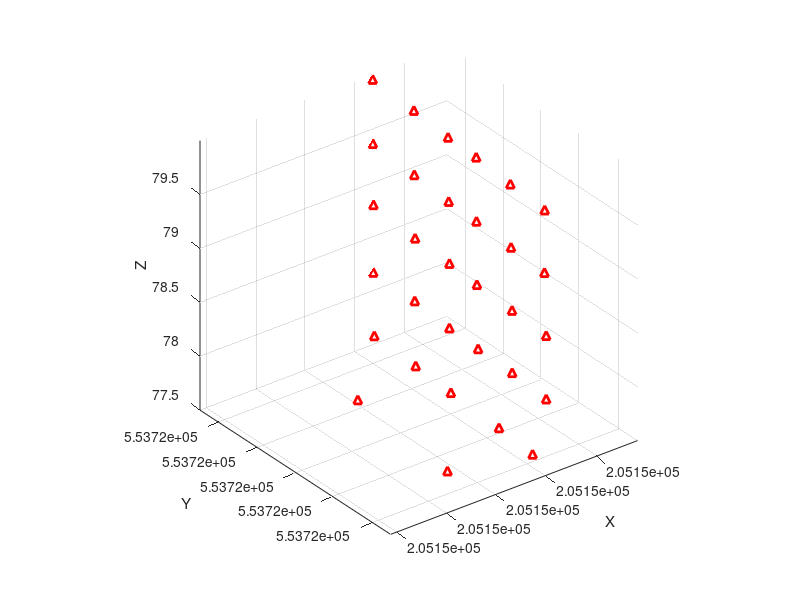

Source code (MATLAB): (Note: this script raises an error after producing the figure.)
clearvars
close all
clc

%% Initialize variables
EO_all=load('EO_opk_test1.txt');

% Visualize GP
gp = load('GP.txt');
plot3(gp(:,2), gp(:,3), gp(:,4), 'r^','LineWidth',2);
view(3)
grid on, axis equal
xlabel('X'), ylabel('Y'), zlabel('Z')
% 
% % Visualize the CS from Photoscan
% hold on;
% for i = 1:size(EO_all)
%     ori = pi / 180 * [EO_all(i, 5) EO_all(i, 6) EO_all(i, 7)];
%     R = Rot3D(ori);
%     vis_coord_system(EO_all(i, 2:4)', R, 5, '', 'r');
% end

p{1} = [205154.2278	553721.761 77.55746]';      % 25
p{2} = [205154.0753	553719.4836	77.56137]';     % 29
p{3} = [205154.2146	553721.7655	79.92669]';     % 1

% Define the normal vector of the plane
v1 = p{2} - p{1};       % x-axis
v2 = p{3} - p{1};       % pseudo y-axis
nv = cross(v1, v2);     % normal vector: z-axis
d = dot(nv, p{1});

% Coordinates in CCS
pixel_size = 0.001419771e-3;    % m/pix
focal_length = 4.4928763627;    % mm
ccs = load('IP.txt');

%% Process
NoGP = size(ccs,1);
IP2GP = zeros(NoGP, 5);

azimuth = -10.532 * pi / 180;
% R matrix Local -> Camera
%Rcl = [1 0 -0.02; 0 1 0.03; 0.02 -0.03 1];
Rcl = [1 0 0; 0 1 0; 0 0 1];
% R matrix World -> Local
wl_params = [0, 0, -azimuth];
Rwl = Rot3D(wl_params);
R_test = Rwl;

hold on;
vis_coord_system(EO_all(1, 2:4)', R_test, 5, '', 'b');

Rr = [0.05 0.66 0.75; 1	0.03 0.04; 0.01	0.75 -0.66];
vis_coord_system(EO_all(1, 2:4)', R_test*Rr, 5, '', 'g');

for i = 1:NoGP
    imgIdx = find(ccs(i,1)==EO_all(:,1));
    EO=EO_all(imgIdx, 2:7);
    
    % Rotation Matrix
    ori = pi / 180 * [EO(4) EO(5) EO(6)];
    R = Rot3D(ori);
    
    % Distortion correction
    
    % Compute GPs
    coordCCS = [ccs(i, 3:4) -focal_length];     % unit: m
    proj_coord = xy_g_min(EO, R, coordCCS', nv, d);    % compute the ground coordinates
    IP2GP(i,:) = [ccs(i,1) ccs(i,2) proj_coord'];
end




